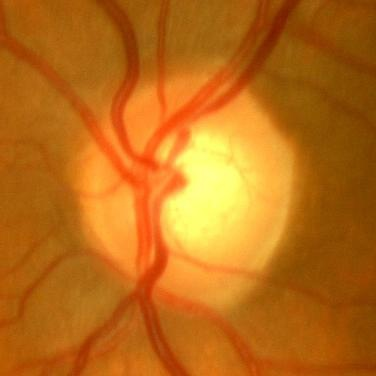
%> input picture my_GLAUCOMA_dataset/ROI/Im017_ACRIMA.jpg, 376 x 376 px
$ octave discSegmentation.m   (GNU Octave 9; MATLAB toolbox functions it lacks are replaced by stand-ins)
%> lines starting %> are read from the running program, lines starting %| are printed output that depends on the picture; in (x1, y1, x2, y2) boxes, pixels count from 0 and x2, y2 are one past the last pixel; in counts of white or black regions, pixels touching at a corner belong together; the program's own positions count from 1
clc, clear, close all;

imagen= imread("Im017_ACRIMA.jpg");
%> imagen is the input picture: size 376x376x3 uint8; mean R, G, B 187, 108.6, 23.3


%CONTRIBUCION DE CADA COLOR

% Escalar los canales a valores entre 0 y 1
canal_rojo = double(imagen(:,:,1)) / 255.0;
canal_verde = double(imagen(:,:,2)) / 255.0;
canal_azul = double(imagen(:,:,3)) / 255.0;

% Crear imágenes para cada canal
imagen_roja = zeros(size(imagen));
imagen_roja(:,:,1) = canal_rojo;

imagen_verde = zeros(size(imagen));
imagen_verde(:,:,2) = canal_verde;

imagen_azul = zeros(size(imagen));
imagen_azul(:,:,3) = canal_azul;

% Combinaciones de canales
imagen_azul_roja = cat(3,canal_rojo , zeros(size(imagen(:,:,1))), canal_azul);
imagen_azul_verde = cat(3, zeros(size(imagen(:,:,1))), canal_verde , canal_azul );
imagen_roja_verde = cat(3, canal_rojo, canal_verde, zeros(size(imagen(:,:,1))));


% Mostrar las imágenes
figure;

subplot(2,4,1);
imshow(imagen);
title('Imagen Original');

subplot(2,4,2);
imshow(canal_rojo);
title('Canal Rojo');

subplot(2,4,3);
imshow(canal_verde);
title('Canal Verde');

subplot(2,4,4);
imshow(canal_azul);
title('Canal Azul');

subplot(2,4,8);
imshow(imagen_roja_verde);
title('Combinación Rojo-Verde');

subplot(2,4,6);
imshow(imagen_azul_roja);
title('Combinación Azul-Roja');

subplot(2,4,7);
imshow(imagen_azul_verde);
title('Combinación Azul-Verde');


%KMEANS
imagen_azul_roja = rgb2gray(imagen_azul_roja);
%> imagen_azul_roja: size 376x376 double
imagen_azul_verde = rgb2gray(imagen_azul_verde);
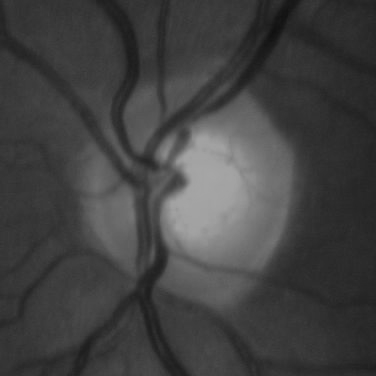
%> imagen_azul_verde: size 376x376 double; min 0.0599, max 0.652, mean 0.26
imagen_roja_verde = rgb2gray(imagen_roja_verde);
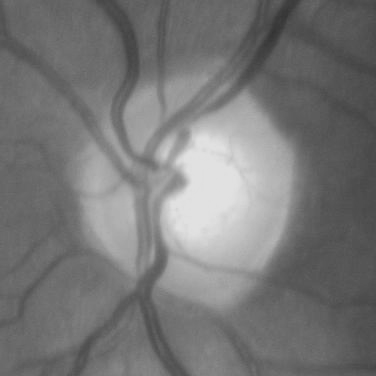
%> imagen_roja_verde: size 376x376 double; min 0.197, max 0.886, mean 0.469

% Número de clases (en este caso, 2)
num_clusters = 2;

% Segmentar cada canal con k-means
[idx_rojo, centroids_rojo] = kmeans(canal_rojo(:), num_clusters);
%> centroids_rojo = [0.637; 0.953]
[idx_verde, centroids_verde] = kmeans(canal_verde(:), num_clusters);
%> centroids_verde = [0.358; 0.743]
[idx_azul, centroids_azul] = kmeans(canal_azul(:), num_clusters);
%> centroids_azul = [0.0466; 0.285]
[idx_azul_roja, centroids_azul_roja] = kmeans(imagen_azul_roja(:), num_clusters);
%> centroids_azul_roja = [0.313; 0.196]
[idx_azul_verde, centroids_azul_verde] = kmeans(imagen_azul_verde(:), num_clusters);
%> centroids_azul_verde = [0.215; 0.468]
[idx_roja_verde, centroids_roja_verde] = kmeans(imagen_roja_verde(:), num_clusters);
%> centroids_roja_verde = [0.699; 0.403]

% Reconstruir las imágenes segmentadas
imagen_segmentada_rojo = reshape(centroids_rojo(idx_rojo), size(imagen(:,:,1)));
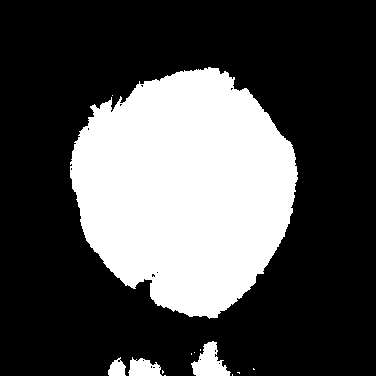
%> imagen_segmentada_rojo: size 376x376 double; values 0.637 (black) and 0.953 (white), 30.4% white; 13 white regions (9 under 20 px), largest, box (x1, y1, x2, y2) and area: (70, 67, 298, 319) 41425, (191, 341, 231, 376) 780, (128, 357, 162, 376) 459, (108, 357, 126, 376) 233
imagen_segmentada_verde = reshape(centroids_verde(idx_verde), size(imagen(:,:,2)));
%> imagen_segmentada_verde: size 376x376 double; values 0.358 (black) and 0.743 (white), 17.6% white; 15 white regions (9 under 20 px), largest, box (x1, y1, x2, y2) and area: (156, 96, 294, 305) 19853, (83, 145, 137, 267) 3953, (130, 112, 157, 151) 566, (128, 91, 153, 113) 253, (152, 171, 172, 199) 191, (108, 130, 130, 166) 98
imagen_segmentada_azul = reshape(centroids_azul(idx_azul), size(imagen(:,:,3)));
%> imagen_segmentada_azul: size 376x376 double; values 0.0466 (black) and 0.285 (white), 18.8% white; 37 white regions (28 under 20 px), largest, box (x1, y1, x2, y2) and area: (148, 93, 292, 308) 21086, (84, 149, 137, 271) 3810, (127, 87, 158, 153) 1047
imagen_segmentada_azul_roja = reshape(centroids_azul_roja(idx_azul_roja), size(imagen_azul_roja));
%> imagen_segmentada_azul_roja: size 376x376 double; values 0.196 (black) and 0.313 (white), 28.7% white; 14 white regions (7 under 20 px), largest, box (x1, y1, x2, y2) and area: (72, 69, 297, 317) 39867, (194, 357, 224, 376) 310, (131, 360, 147, 376) 178
imagen_segmentada_azul_verde = reshape(centroids_azul_verde(idx_azul_verde), size(imagen_azul_verde));
%> imagen_segmentada_azul_verde: size 376x376 double; values 0.215 (black) and 0.468 (white), 17.8% white; 18 white regions (13 under 20 px), largest, box (x1, y1, x2, y2) and area: (151, 96, 293, 307) 20202, (83, 145, 137, 268) 3964, (129, 112, 158, 151) 606, (128, 91, 153, 114) 268, (108, 130, 131, 166) 136
imagen_segmentada_roja_verde = reshape(centroids_roja_verde(idx_roja_verde), size(imagen_roja_verde));
%> imagen_segmentada_roja_verde: size 376x376 double; values 0.403 (black) and 0.699 (white), 22.4% white; 13 white regions (6 under 20 px), largest, box (x1, y1, x2, y2) and area: (147, 92, 296, 309) 22557, (76, 140, 144, 276) 5425, (124, 72, 210, 155) 2919

% Combinar los canales segmentados en una imagen RGB
imagen_segmentada_rgb = cat(3, imagen_segmentada_rojo, imagen_segmentada_verde, imagen_segmentada_azul);

% Mostrar las imágenes
figure;

subplot(2,3,1);
imshow(imagen_segmentada_azul);
title('Segmentación Canal Azul');
subplot(2,3,2);
imshow(imagen_segmentada_rojo);
title('Segmentación Canal Rojo');
subplot(2,3,3);
imshow(imagen_segmentada_verde);
title('Segmentación Canal Verde');
subplot(2,3,4);
imshow(imagen_segmentada_roja_verde);
title('Segmentación Roja-Verde');
subplot(2,3,5);
imshow(imagen_segmentada_azul_roja);
title('Segmentación Azul-Rojo');
subplot(2,3,6);
imshow(imagen_segmentada_azul_verde);
title('Segmentación Azul-Verde');
% Mostrar la imagen RGB segmentada
figure;
imshow(imagen_segmentada_rgb);
title('Imagen Segmentada (RGB)');


% HALLAR CIRCULO

% Coordenadas del centro y radio del círculo

imagen_circulo_COPA=imagen_segmentada_verde;
imagen_circulo_DISCO=imagen_segmentada_rojo;


% Convertir a escala de grises y suavizar
imagen_suavizada_COPA = imgaussfilt(imagen_circulo_COPA, 2);
imagen_suavizada_DISCO = imgaussfilt(imagen_circulo_DISCO, 2);
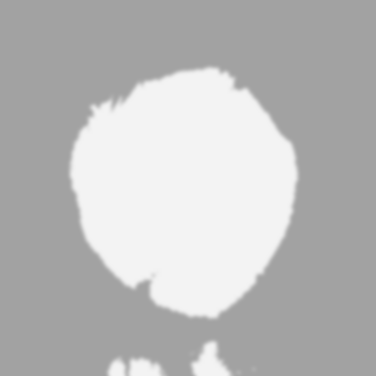
%> imagen_suavizada_DISCO: size 376x376 double; min 0.637, max 0.953, mean 0.733

% OTSU-COPA
umbral_otsu = graythresh(imagen_suavizada_COPA);
%> umbral_otsu = 0.541
imagen_binarizada_COPA = imbinarize(imagen_suavizada_COPA, umbral_otsu);
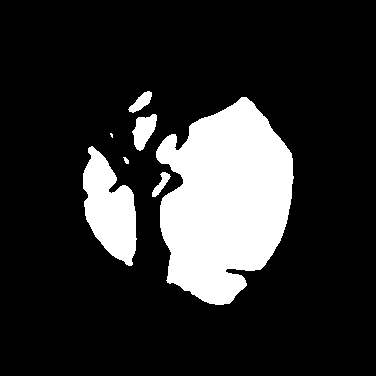
%> imagen_binarizada_COPA: size 376x376 logical; 17.6% white; 7 white regions (1 under 20 px), largest, box (x1, y1, x2, y2) and area: (156, 97, 294, 305) 19922, (83, 146, 137, 266) 3975, (132, 114, 157, 151) 564, (128, 91, 152, 113) 254, (152, 172, 171, 197) 187, (123, 157, 129, 164) 26
% OTSU-DISCO
umbral_otsu = graythresh(imagen_suavizada_DISCO);
%> umbral_otsu = 0.792
imagen_binarizada_DISCO = imbinarize(imagen_suavizada_DISCO, umbral_otsu);
%> imagen_binarizada_DISCO: size 376x376 logical; 30.4% white; 4 white regions, box (x1, y1, x2, y2) and area: (70, 67, 298, 318) 41456, (192, 342, 231, 376) 780, (129, 359, 162, 376) 462, (108, 360, 126, 376) 225

% Aplicar un detector de bordes (puedes probar diferentes métodos)
imagen_bordes_COPA = edge(imagen_suavizada_COPA, 'Sobel');
%> imagen_bordes_COPA: size 376x376 logical; 0.83% white in thin lines or dots, all inside (x1, y1, x2, y2) = (82, 77, 294, 305)
imagen_bordes_DISCO = edge(imagen_suavizada_DISCO, 'Sobel');
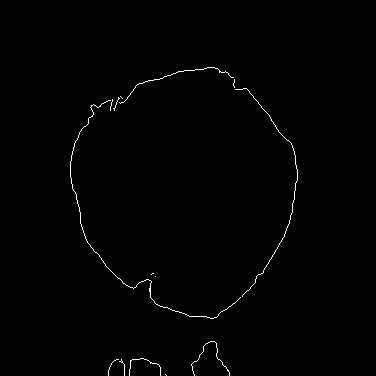
%> imagen_bordes_DISCO: size 376x376 logical; 0.65% white in thin lines or dots, all inside (x1, y1, x2, y2) = (70, 67, 298, 376)


area_circulo_COPA=sum(imagen_binarizada_COPA(:));
%> area_circulo_COPA = 24938
radio_circulo_COPA = sqrt(area_circulo_COPA / pi);
%> radio_circulo_COPA = 89.1

area_circulo_DISCO=sum(imagen_binarizada_DISCO(:));
%> area_circulo_DISCO = 42923
radio_circulo_DISCO = sqrt(area_circulo_DISCO / pi);
%> radio_circulo_DISCO = 116.9


% Calculate centroid -COPA
    [m, n] = size(imagen_circulo_COPA);
%> m = 376; n = 376
    sumx_COPA = 0;
    sumy_COPA = 0;
    mu00_COPA = sum(imagen_circulo_COPA(:)); % µ00
%> mu00_COPA = 60205.3

    for x = 1:m
        for y = 1:n
            sumx_COPA = sumx_COPA + x * imagen_circulo_COPA(x, y);
            sumy_COPA = sumy_COPA + y * imagen_circulo_COPA(x, y);
        end
    end
%> after the loop, sumx_COPA = 11457225.9; sumy_COPA = 11495395.1
    % Calculate centroid coordinates
    Cx_COPA = sumx_COPA / mu00_COPA;
%> Cx_COPA = 190.3
    Cy_COPA = sumy_COPA / mu00_COPA;
%> Cy_COPA = 190.9

  % Calculate centroid -DISCO
    [m, n] = size(imagen_circulo_DISCO);
    sumx_DISCO = 0;
    sumy_DISCO = 0;
    mu00_DISCO = sum(imagen_circulo_DISCO(:)); % µ00
%> mu00_DISCO = 103648.2

    for x = 1:m
        for y = 1:n
            sumx_DISCO = sumx_DISCO + x * imagen_circulo_DISCO(x, y);
            sumy_DISCO = sumy_DISCO + y * imagen_circulo_DISCO(x, y);
        end
    end
%> after the loop, sumx_DISCO = 19640580.9; sumy_DISCO = 19496454.4
    % Calculate centroid coordinates
    Cx_DISCO = sumx_DISCO / mu00_DISCO;
%> Cx_DISCO = 189.5
    Cy_DISCO = sumy_DISCO / mu00_DISCO;
%> Cy_DISCO = 188.1


% Mostrar la imagen original y los círculos detectados en el canal rojo
figure;

subplot(2,3,1);
imshow(imagen_circulo_COPA);
title('Imagen Segmentada Original');

subplot(2,3,2);
imshow(imagen_bordes_COPA);
title('Bordes detectados Copa');

subplot(2,3,3);
imshow(imagen_circulo_COPA);
title('Círculos detectados- COPA');
hold on;
viscircles([Cx_COPA Cy_COPA], radio_circulo_COPA, 'EdgeColor', 'b'); % Dibujar círculos detectados en la imagen
hold off;

subplot(2,3,4);
imshow(imagen_circulo_DISCO);
title('Imagen Segmentada Original');

subplot(2,3,5);
imshow(imagen_bordes_DISCO);
title('Bordes detectados Disco');

subplot(2,3,6);
imshow(imagen_circulo_DISCO);
title('Círculos detectados- DISCO');
hold on;
viscircles([Cx_DISCO Cy_DISCO], radio_circulo_DISCO, 'EdgeColor', 'r'); % Dibujar círculos detectados en la imagen
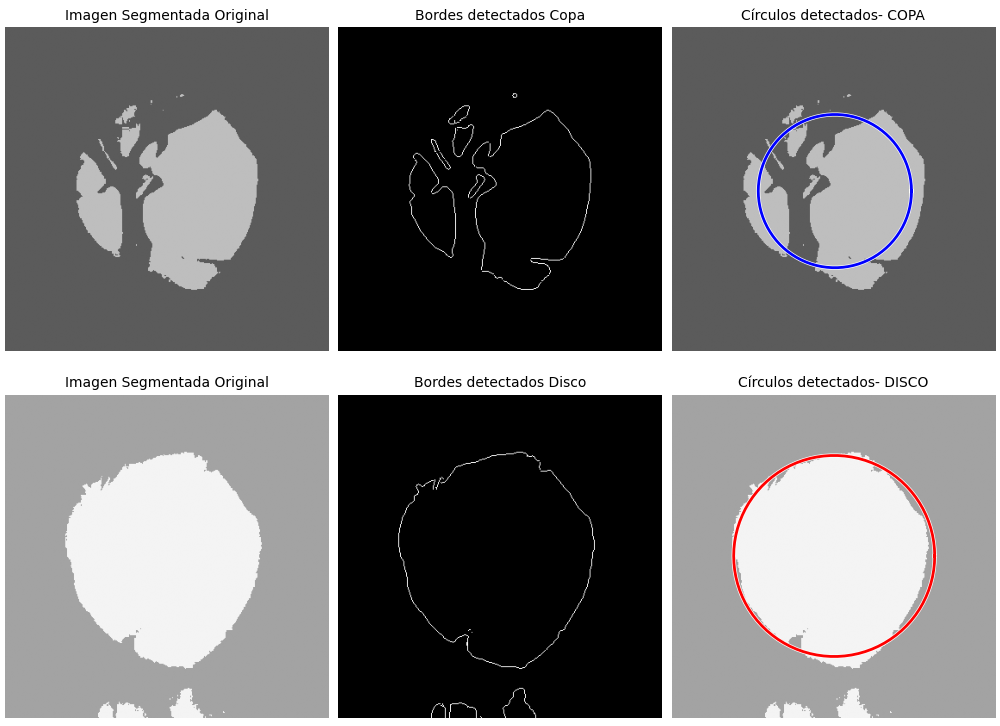
%> figure redrawn from the program's plot data, 6 panels
hold off;

$ run again, with my_GLAUCOMA_dataset/ROI/Im034_ACRIMA.jpg copied over my_GLAUCOMA_dataset/ROI/Im017_ACRIMA.jpg
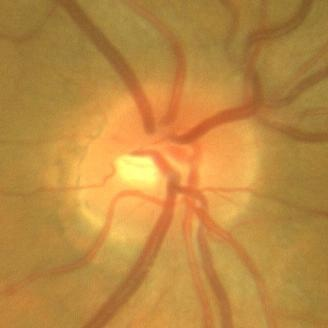
%> input picture my_GLAUCOMA_dataset/ROI/Im034_ACRIMA.jpg, 328 x 328 px
%> imagen is the input picture: size 328x328x3 uint8; mean R, G, B 189.1, 138.1, 65.7
%> centroids_rojo = [0.674; 0.902]
%> centroids_verde = [0.502; 0.659]
%> centroids_azul = [0.233; 0.323]
%> centroids_azul_roja = [0.303; 0.227]
%> centroids_azul_verde = [0.421; 0.321]
%> centroids_roja_verde = [0.494; 0.642]
%> imagen_segmentada_rojo: size 328x328 double; values 0.674 (black) and 0.902 (white), 29.5% white; 57 white regions (51 under 20 px), largest, box (x1, y1, x2, y2) and area: (42, 78, 265, 302) 29264, (120, 256, 199, 328) 2045, (213, 254, 226, 273) 113, (230, 288, 240, 308) 93, (224, 267, 237, 280) 67, (184, 298, 190, 303) 20
%> imagen_segmentada_verde: size 328x328 double; values 0.502 (black) and 0.659 (white), 25.1% white; 68 white regions (55 under 20 px), largest, box (x1, y1, x2, y2) and area: (44, 89, 193, 272) 14239, (194, 121, 268, 230) 5338, (134, 194, 200, 328) 3581
%> imagen_segmentada_azul: size 328x328 double; values 0.233 (black) and 0.323 (white), 27.1% white; 188 white regions (159 under 20 px), largest, box (x1, y1, x2, y2) and area: (50, 92, 273, 276) 19929, (129, 193, 268, 328) 6542, (143, 80, 168, 109) 334
%> imagen_segmentada_azul_roja: size 328x328 double; values 0.227 (black) and 0.303 (white), 31.8% white; 70 white regions (63 under 20 px), largest, box (x1, y1, x2, y2) and area: (40, 77, 266, 328) 33703, (246, 316, 259, 328) 86, (243, 294, 251, 310) 51
%> imagen_segmentada_azul_verde: size 328x328 double; values 0.321 (black) and 0.421 (white), 26.4% white; 85 white regions (72 under 20 px), largest, box (x1, y1, x2, y2) and area: (44, 89, 193, 272) 14540, (193, 120, 269, 266) 6034, (124, 194, 200, 328) 3914
%> imagen_segmentada_roja_verde: size 328x328 double; values 0.494 (black) and 0.642 (white), 30.8% white; 52 white regions (39 under 20 px), largest, box (x1, y1, x2, y2) and area: (38, 87, 268, 272) 22774, (119, 193, 202, 328) 5441, (206, 232, 266, 328) 2077
%> `imagen_suavizada_DISCO = imgaussfilt(imagen_circulo_DISCO, 2);`:
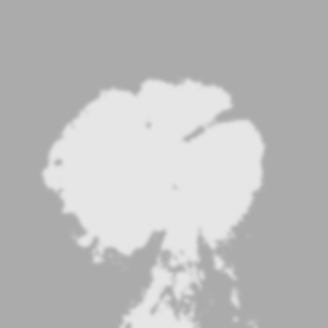
%> imagen_suavizada_DISCO: size 328x328 double; min 0.674, max 0.902, mean 0.742
%> `umbral_otsu = graythresh(imagen_suavizada_COPA);`: umbral_otsu = 0.573
%> imagen_binarizada_COPA: size 328x328 logical; 25.7% white; 14 white regions (3 under 20 px), largest, box (x1, y1, x2, y2) and area: (44, 90, 193, 272) 14502, (194, 121, 267, 230) 5479, (135, 194, 200, 328) 3871
%> `umbral_otsu = graythresh(imagen_suavizada_DISCO);`: umbral_otsu = 0.784
%> imagen_binarizada_DISCO: size 328x328 logical; 29.6% white; 5 white regions (1 under 20 px), largest, box (x1, y1, x2, y2) and area: (43, 79, 265, 328) 31614, (214, 256, 224, 270) 103, (231, 291, 239, 306) 77, (225, 268, 235, 278) 52
%> imagen_bordes_COPA: size 328x328 logical; 2% white in thin lines or dots, all inside (x1, y1, x2, y2) = (44, 77, 284, 328)
%> `imagen_bordes_DISCO = edge(imagen_suavizada_DISCO, 'Sobel');`:
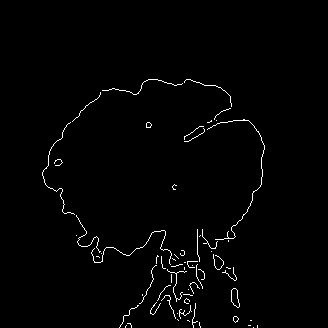
%> imagen_bordes_DISCO: size 328x328 logical; 1.4% white in thin lines or dots, all inside (x1, y1, x2, y2) = (42, 79, 265, 328)
%> area_circulo_COPA = 27700
%> radio_circulo_COPA = 93.9
%> area_circulo_DISCO = 31851
%> radio_circulo_DISCO = 100.7
%> mu00_COPA = 58259.1
%> after the loop `for x = 1:m`: sumx_COPA = 9727631.5; sumy_COPA = 9562617.8
%> Cx_COPA = 167
%> Cy_COPA = 164.1
%> mu00_DISCO = 79781.1
%> after the loop `for x = 1:m`: sumx_DISCO = 13249935.7; sumy_DISCO = 13082739.7
%> Cx_DISCO = 166.1
%> Cy_DISCO = 164
